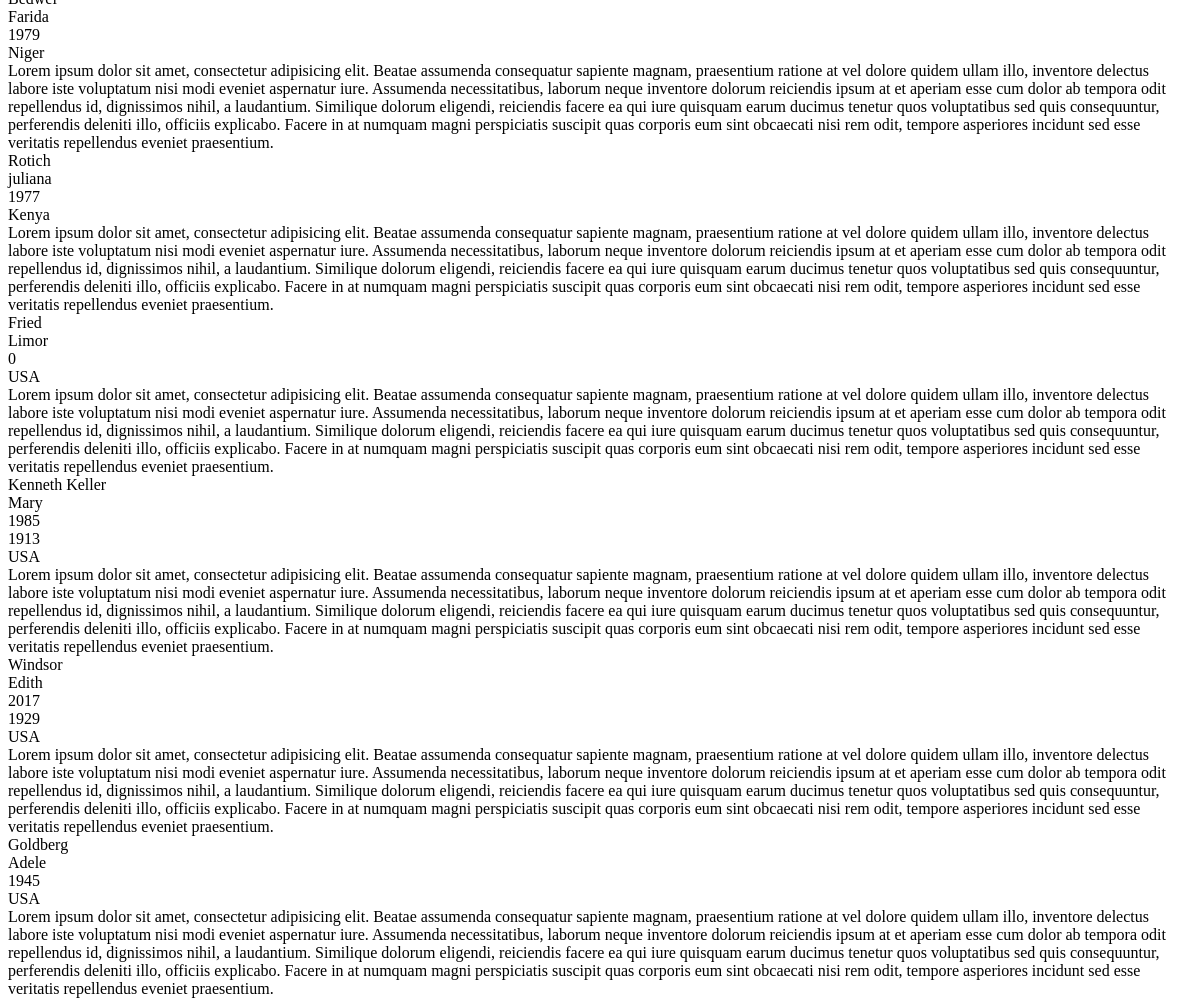
The page /fatima/portrait.php (lower part) on the database as committed earlier.
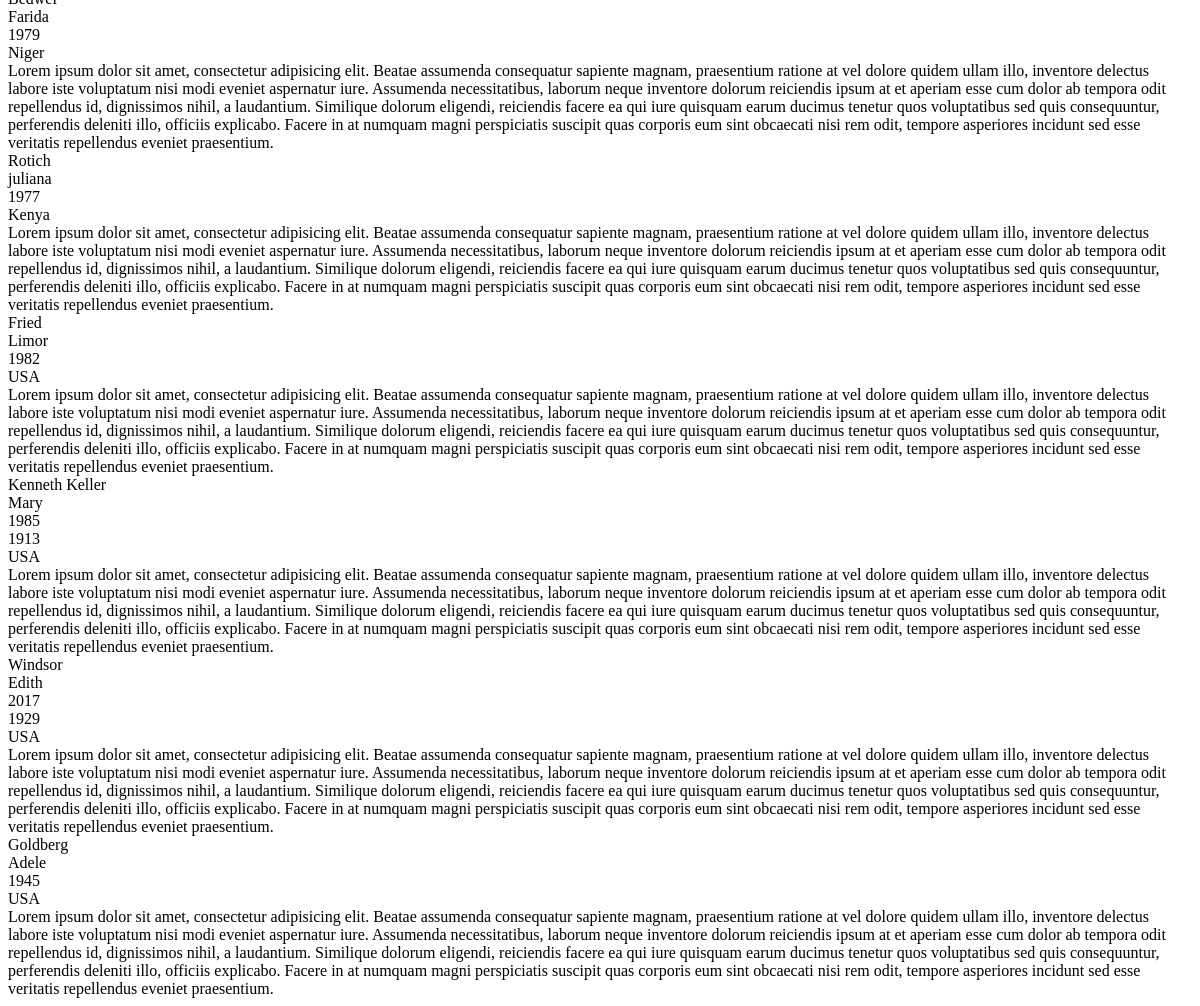
The same page on the database as committed later.
### tables this page shows
CREATE TABLE `t_women` (
  `idWomen` smallint(5) NOT NULL,
  `nom` varchar(15) NOT NULL,
  `prenom` varchar(20) NOT NULL,
  `dateBirth` smallint(4) NOT NULL,
  `dateDeath` smallint(4) DEFAULT NULL,
  `nationality` varchar(15) NOT NULL,
  `profession` varchar(100) NOT NULL,
  `description` text NOT NULL,
  `image` varchar(100) NOT NULL
);

### fatima/portrait.php (the view, shortened to what this page needs)
<!DOCTYPE html>
<html lang="en">
<head>
</head>
<body>
<?php
    require_once('./config.php');
    try {
        $pdo = new PDO(MYSQL_DSN, DB_USER, DB_PWD);
    }   catch (PDOExeption $e){
        echo $e->getMessage();
        $pdo = null ;
        die();
    }
    $statement = $pdo->query('SELECT * FROM t_women');
    $t_women = $statement->fetchAll(PDO::FETCH_ASSOC);
?>
<?php
    for($i = 0; $i < count($t_women); $i++){
    echo    "<div>" . $t_women[$i]['nom']           . "</div>" .
            "<div>" . $t_women[$i]['prenom']        . "</div>" .
            "<div>" . $t_women[$i]['dateDeath']     . "</div>" .
            "<div>" . $t_women[$i]['dateBirth']     . "</div>" .
            "<div>" . $t_women[$i]['nationality']   . "</div>" .
            "<div>" . $t_women[$i]['description']   . "</div>" ;
    }
?>
</body>
</html>

Rows that differ between the two databases and show on the page:
changed t_women "Fried": dateBirth "0" → "1982"
